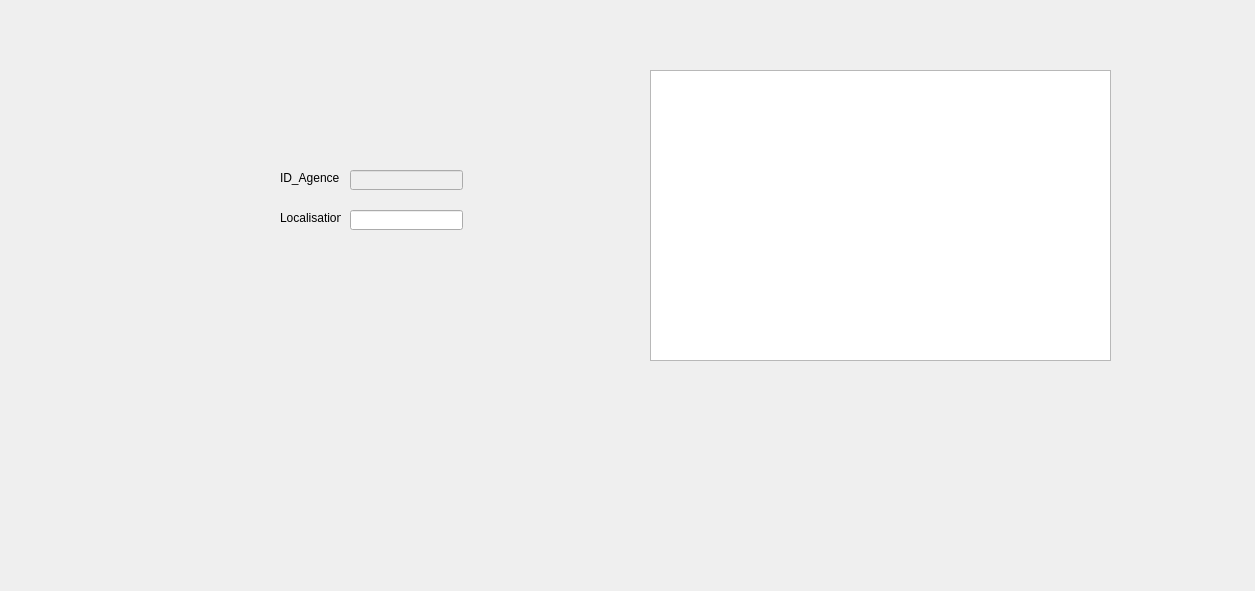
<?xml version="1.0" encoding="UTF-8"?>
<ui version="4.0">
 <class>Agence</class>
 <widget class="QDialog" name="Agence">
  <property name="geometry">
   <rect>
    <x>0</x>
    <y>0</y>
    <width>1255</width>
    <height>591</height>
   </rect>
  </property>
  <property name="windowTitle">
   <string>Dialog</string>
  </property>
  <widget class="QTableView" name="tableView_agence">
   <property name="geometry">
    <rect>
     <x>650</x>
     <y>70</y>
     <width>461</width>
     <height>291</height>
    </rect>
   </property>
  </widget>
  <widget class="QLineEdit" name="id_agence">
   <property name="enabled">
    <bool>false</bool>
   </property>
   <property name="geometry">
    <rect>
     <x>350</x>
     <y>170</y>
     <width>113</width>
     <height>20</height>
    </rect>
   </property>
  </widget>
  <widget class="QLineEdit" name="location">
   <property name="geometry">
    <rect>
     <x>350</x>
     <y>210</y>
     <width>113</width>
     <height>20</height>
    </rect>
   </property>
  </widget>
  <widget class="QLabel" name="label">
   <property name="geometry">
    <rect>
     <x>280</x>
     <y>170</y>
     <width>61</width>
     <height>16</height>
    </rect>
   </property>
   <property name="text">
    <string>ID_Agence</string>
   </property>
  </widget>
  <widget class="QLabel" name="label_2">
   <property name="geometry">
    <rect>
     <x>280</x>
     <y>210</y>
     <width>61</width>
     <height>16</height>
    </rect>
   </property>
   <property name="text">
    <string>Localisation</string>
   </property>
  </widget>
  <widget class="QPushButton" name="pushButton_ajouter">
   <property name="geometry">
    <rect>
     <x>780</x>
     <y>510</y>
     <width>131</width>
     <height>51</height>
    </rect>
   </property>
   <property name="styleSheet">
    <string notr="true">background:transparent;
border:transparent;</string>
   </property>
   <property name="text">
    <string/>
   </property>
  </widget>
  <widget class="QPushButton" name="pushButton_2">
   <property name="geometry">
    <rect>
     <x>1040</x>
     <y>510</y>
     <width>131</width>
     <height>51</height>
    </rect>
   </property>
   <property name="styleSheet">
    <string notr="true">background:transparent;
border:transparent;</string>
   </property>
   <property name="text">
    <string/>
   </property>
  </widget>
  <widget class="QLabel" name="label_3">
   <property name="geometry">
    <rect>
     <x>0</x>
     <y>0</y>
     <width>1254</width>
     <height>600</height>
    </rect>
   </property>
   <property name="minimumSize">
    <size>
     <width>1254</width>
     <height>600</height>
    </size>
   </property>
   <property name="text">
    <string/>
   </property>
   <property name="pixmap">
    <pixmap resource="interface.qrc">:/new/prefix1/interface/77087254_562446980994934_3284096831071453184_n.jpg</pixmap>
   </property>
  </widget>
  <widget class="QPushButton" name="retour">
   <property name="geometry">
    <rect>
     <x>40</x>
     <y>540</y>
     <width>75</width>
     <height>23</height>
    </rect>
   </property>
   <property name="styleSheet">
    <string notr="true">background:transparent;
border:transparent;</string>
   </property>
   <property name="text">
    <string/>
   </property>
  </widget>
  <zorder>label_3</zorder>
  <zorder>tableView_agence</zorder>
  <zorder>id_agence</zorder>
  <zorder>location</zorder>
  <zorder>label</zorder>
  <zorder>label_2</zorder>
  <zorder>pushButton_ajouter</zorder>
  <zorder>pushButton_2</zorder>
  <zorder>retour</zorder>
 </widget>
 <resources>
  <include location="interface.qrc"/>
 </resources>
 <connections/>
</ui>
